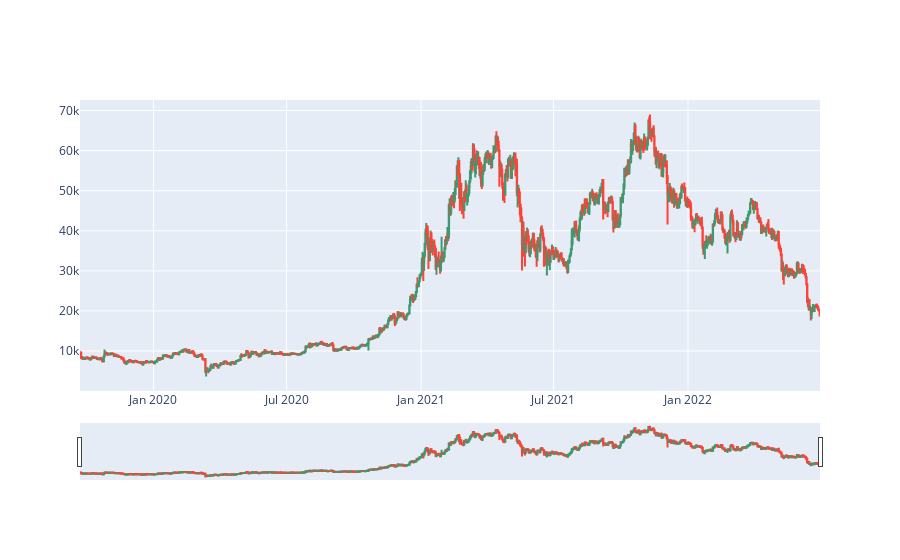

Here is the notebook cell this chart was saved with:
### Code cell
# Plotting our sh*t with plotly yo.
import plotly.graph_objects as go
import plotly.express as px

# Simple 30 Day Bollinger Band for Facebook (2016-2017)
# look into parabolic sar
bitcoin_trend_df[['close', 'bb_upper', 'bb_middle', 'bb_lower']].plot(figsize=(12,6))
plt.title('Bollinger Band for Bitcoin')
plt.ylabel('Price (USD)')
plt.show();

# Candlestick plot of the same shniz.
bitcoin_trend_cstkplt = go.Figure(data=[go.Candlestick(x=bitcoin_trend_df['open_time'],
                open=bitcoin_trend_df['open'],
                high=bitcoin_trend_df['high'],
                low=bitcoin_trend_df['low'],
                close=bitcoin_trend_df['close'])])

bitcoin_trend_cstkplt

### Figure 1 — Plotly figure (JSON) as saved in the notebook; plotly's stock layout.template omitted (floating-point values rounded to 4 significant figures; data arrays with more than 128 entries replaced by an {"elided": "..."} marker saying what was removed)
{"data": [{"close": {"elided": "1012 float values"}, "high": {"elided": "1012 float values"}, "low": {"elided": "1012 float values"}, "open": {"elided": "1012 float values"}, "type": "candlestick", "x": {"elided": "1012 str values"}}], "layout": {}}
